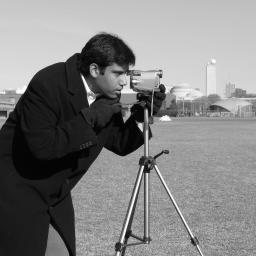
#> input picture src/assets/playground/camera-256.png, 256 x 256 px; its folder holds 6 pictures in this run
$ python playground_goldens_photo.py
#> lines starting #> are read from the running program, lines starting #| are printed output that depends on the picture; after the words box and inside, x2 and y2 are one past the last pixel; in counts of white or black regions, pixels touching at a corner belong together
"""Reference numbers for the labs array-dtype, pixel-sampling and color-clipping, computed with NumPy, SciPy, OpenCV and
scikit-image directly on the exact PNG assets in src/assets/playground/ (independent of the TypeScript pipeline).

Every number quoted in those labs' text is asserted in scripts/tests/lab-photo.test.ts against this file, and the TypeScript
pipelines are compared with it on the real assets.

Run: .venv/bin/python scripts/figures/playground_goldens_photo.py
Writes only scripts/tests/golden/photo.json.
"""
import json
from pathlib import Path

import cv2
import numpy as np
from PIL import Image
from scipy.ndimage import gaussian_filter
from skimage import data
from skimage.color import rgb2hsv

ROOT = Path(__file__).resolve().parents[2]
ASSETS = ROOT / "src/assets/playground"
OUT = ROOT / "scripts/tests/golden/photo.json"
EPS = 1e-6
HUE_MIN = 0.1
SLACK = 1e-6   # a saturation of exactly 0.1 in decimal must not flip with float rounding


def load(name):
#> called with name = 'camera-256.png'
    return np.array(Image.open(ASSETS / name))
#> returned value is the input picture: shape (256, 256); min 2, max 255, mean 129.1


def psnr255(a, b):
    mse = ((a.astype(float) - b.astype(float)) ** 2).mean()
    return float("inf") if mse == 0 else float(10 * np.log10(255**2 / mse))


# ---------------------------------------------------------------- array-dtype
def dtype_facts():
    cam = load("camera-256.png")
    full = data.camera()
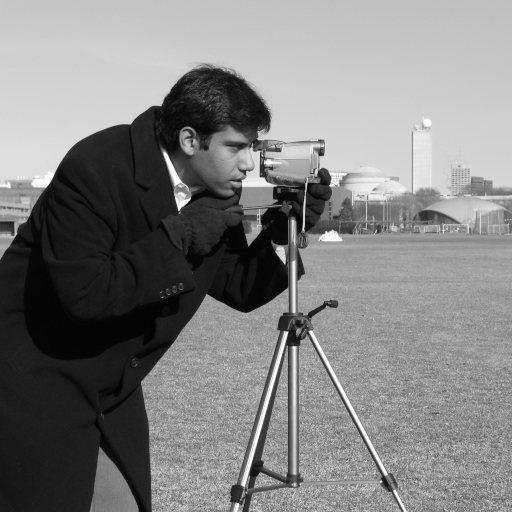
#> input picture skimage.data.camera(), 512 x 512 px
#> full is the input picture: shape (512, 512); min 0, max 255, mean 129.1
    out = {"n": int(cam.size), "full_n": int(full.size), "full_ge196": int((full >= 196).sum())}
#> out = {'n': 65536, 'full_n': 262144, 'full_ge196': 72087}
    out["ge196"] = int((cam >= 196).sum())
    wrapped = cam + np.uint8(60)                      # NumPy uint8 wraparound, as in the chapter
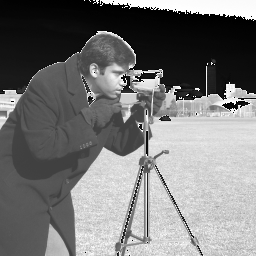
#> wrapped: shape (256, 256); min 0, max 255, mean 119.3
    clipped = np.clip(cam.astype(np.int16) + 60, 0, 255).astype(np.uint8)
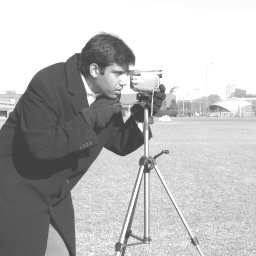
#> clipped: shape (256, 256); min 62, max 255, mean 185.7
    out["cv2_add_equals_clip"] = bool(np.array_equal(cv2.add(cam, 60 * np.ones_like(cam)), clipped))
    out["float_clip_equals_clip"] = bool(np.array_equal(np.clip(np.round(cam.astype(np.float32) + 60), 0, 255).astype(np.uint8), clipped))
    out["wrapped_darker"] = int((wrapped < cam).sum())
    d = wrapped.astype(int) - cam.astype(int)
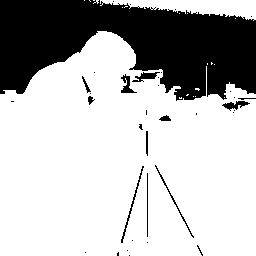
#> d: shape (256, 256) int64; values -196 (black) and 60 (white), 72.8% white; 36 black regions (24 under 20 px), largest, box (x1, y1, x2, y2) and area: (0, 0, 256, 101) 16883, (121, 166, 144, 243) 140, (132, 72, 160, 82) 130
    out["wrapped_delta_values"] = sorted(set(int(v) for v in d[cam >= 196]))
    out["other_delta_values"] = sorted(set(int(v) for v in d[cam < 196]))
    out["mean_in"], out["mean_wrap"], out["mean_clip"] = float(cam.mean()), float(wrapped.mean()), float(clipped.mean())
    out["psnr_wrap_vs_clip"] = psnr255(wrapped, clipped)
#> in psnr255, `mse = ((a.astype(float) - b.astype(float)) ** 2).mean()`: mse = 16193.6
    out["brighter_wrap"] = int((wrapped > cam).sum())
    neg = (cam.astype(np.int16) - 100)
    out["lt100"] = int((cam < 100).sum())
    out["mean_wrap_m100"] = float((neg % 256).astype(np.uint8).mean())
    out["mean_clip_m100"] = float(np.clip(neg, 0, 255).mean())
    return out


# ---------------------------------------------------------------- pixel-sampling
def quant(v, bits):
    step = 2 ** (8 - bits)
    return np.floor(v / step) * step + step // 2


# [16 lines left out: functions sample, false_contrast, not called in this run]


def sampling_facts():
    cam, zp = load("camera-256.png"), load("zoneplate-256.png")
    c = 127.5
    k = np.pi / (2 * np.hypot(c, c))
    out = {"k": float(k), "alias_radius": {str(s): float(np.pi / (2 * s * k)) for s in range(1, 9)}, "cases": []}
    for s in (1, 2, 3, 4, 8):
        for bits in (8, 4, 1):
            for pre in (0, 1):
                a, _ = sample(cam, s, bits, pre)
                b, sm = sample(zp, s, bits, pre)
                out["cases"].append({"stride": s, "bits": bits, "pre": pre, "psnr_cam": psnr255(cam, a), "psnr_zp": psnr255(zp, b), "false": false_contrast(sm, s, k, c)})
    worse = []
    for s in range(2, 9):
        for bits in range(1, 9):
            for name, img in (("camera", cam), ("zone", zp)):
                if psnr255(img, sample(img, s, bits, 1)[0]) < psnr255(img, sample(img, s, bits, 0)[0]):
                    worse.append([s, bits, name])
    out["blur_lowers_psnr"] = worse
    out["kept_stride4"] = int(np.ceil(256 / 4) ** 2)
    return out


# ---------------------------------------------------------------- color-clipping
def luma(x):
    return 0.299 * x[..., 0] + 0.587 * x[..., 1] + 0.114 * x[..., 2]


# [58 lines left out: functions apply_gain, hue_report, color_facts, clean, not called in this run]


if __name__ == "__main__":
#> (the run stopped early here; a loop or call above may not have finished)
